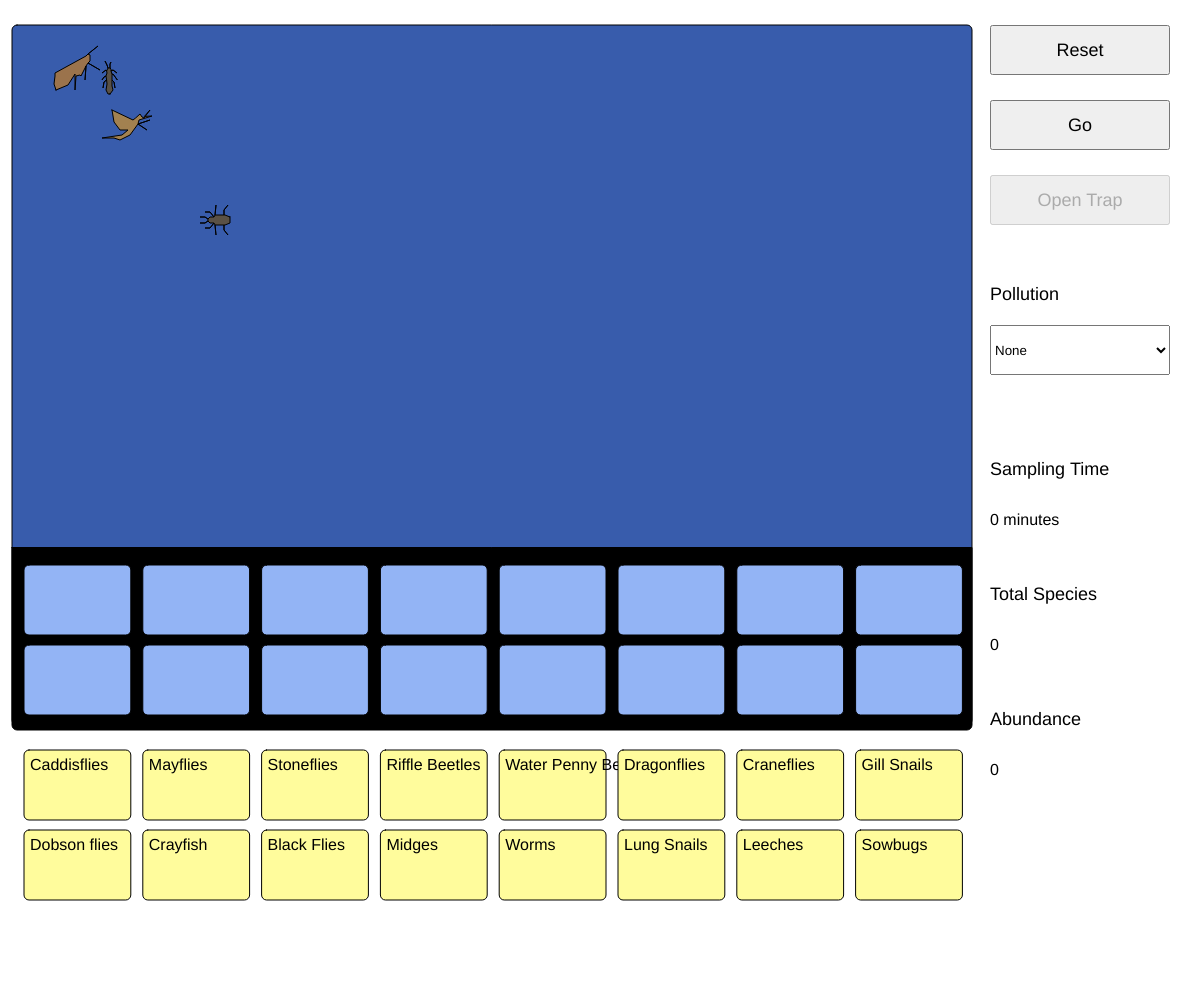
Frame 1 (no input)
Frame 60 (no input): identical to frame 1, image omitted
Frame 120 (the mouse pressed at the canvas centre since frame 60): identical to frame 1, image omitted

The p5.js sketch that drew this single still picture (run headless with seeded random() and noise() and a simulated clock; from frame 60 on, the mouse is pressed at the canvas centre):

// p5.js sketch
// ── sketch.js
/* Biodiversity Ecology - Estimating Stream Diversity Model
 * Adapted from Virtual Lab Biology's Stream Diversity Model Simulation
 * Adapted by Sophia Wang
 * 10.02.2024
*/

// CONSTANTS
// levels of pollution
const HIGH = 2;
const MODERATE = 1;
const LOW = 0;
let pollution;
// sampling details
const SAMP_TIME = 60;
let time = 0;
let species = 0;
let abundance = 0;
// window/box sizing ratios
let W;
let H;
const MAIN_WIDTH = 0.8;
const MAIN_HEIGHT = 0.7;
const BOX_HEIGHT = 0.07;
const BOX_WIDTH = 0.089;
const BOX_PAD = 0.01;
const BOX_YPOS = MAIN_HEIGHT + BOX_PAD;
const BOX_CORNER = 5;
const BTN_PAD = 0.025;
const BTN_WIDTH = 0.15;
const BTN_HEIGHT = 0.05;
const BTN_XPOS = MAIN_WIDTH + BTN_PAD;
const BTN_FONT_SIZE = '18px';
const HEAD_FONT_SIZE = 18;
const TEXT_FONT_SIZE = 16;
// buttons/dropdowns
let selPollution;
let btnReset;
let btnGo;
let btnOpen;

// STATES
const STOPPED = 0;
const RUNNING = 1;
const TRAP_OPEN = 2;
let state = STOPPED;

// CLASSES
// class Organism {
// 	// constructor
// 	constructor (name, id, sensitivity) {
// 		this.name = name;
// 		this.id = id;
// 		this.sensitivity = sensitivity;
// 	}
// 	// getters
// 	name () { return this.name; }
// 	id () { return this.id; }
// 	sensitivity () { return this.sensitivity; }
// }

// ORGANISM INFORMATION
const organisms = [['Caddisflies', 0], ['Mayflies', 0], ['Stoneflies', 0], ['Riffle Beetles', 0], ['Water Penny Beetles', 0],
									['Dragonflies', 1], ['Craneflies', 1], ['Gill Snails', 1], ['Dobson flies', 1], ['Crayfish', 1],
									['Black Flies', 2], ['Midges', 2], ['Worms', 2], ['Lung Snails', 2], ['Leeches', 2], ['Sowbugs', 2]];
let caddisfly, mayfly, stonefly, riffleBeetle, waterPenny, dragonfly, craneFly, gillSnail;
let dobsonfly, crayfish, blackfly, midge, worm, lungsnail, leech, sowbug;

// SETUP
function setup() {
	W = windowWidth;
	H = windowHeight;
	// essentials
	createCanvas(windowWidth, windowHeight);
	background(255);
	
	// buttons
	btnReset = createButton('Reset');
	btnReset.position(BTN_XPOS * W, BTN_PAD * H)
	btnReset.style('font-size', BTN_FONT_SIZE)
	btnReset.style('height', BTN_HEIGHT * H + 'px')
	btnReset.style('width', BTN_WIDTH * W + 'px')
	btnReset.mousePressed(reset);
	btnGo = createButton('Go');
	btnGo.position(BTN_XPOS * W, (BTN_PAD * 2 + BTN_HEIGHT) * H)
	btnGo.style('font-size', BTN_FONT_SIZE)
	btnGo.style('height', BTN_HEIGHT * H + 'px')
	btnGo.style('width', BTN_WIDTH * W + 'px')
	btnGo.mousePressed(go);
	btnOpen = createButton('Open Trap');
	btnOpen.position(BTN_XPOS * W, (BTN_PAD * 3 + BTN_HEIGHT * 2) * H)
	btnOpen.style('font-size', BTN_FONT_SIZE)
	btnOpen.style('height', BTN_HEIGHT * H + 'px')
	btnOpen.style('width', BTN_WIDTH * W + 'px')
	btnOpen.mousePressed(openTrap);
	btnOpen.attribute('disabled', '');
	
	// dropdowns
	selPollution = createSelect();
	selPollution.option('None');
	selPollution.option('Moderate');
	selPollution.option('High');
	selPollution.selected('None');
	selPollution.position(BTN_XPOS * W, (BTN_PAD * 4 + BTN_HEIGHT * 4.5) * H)
	selPollution.style('font-size', BTN_FONT_SIZE/2)
	selPollution.style('height', BTN_HEIGHT * H + 'px')
	selPollution.style('width', BTN_WIDTH * W + 'px')
	
	repaint();
	
	return;
}

// DRAW
function draw() {
	if (state == TRAP_OPEN) {
		 time += 1;
		if (time == 60) {
			frameRate(0);
		}
	}
	repaint();
	drawCaddisfly(50, 50);
	drawMayfly(100, 100);
	drawStonefly(100, 60);
	drawRiffleBeetle(200, 200);
	return;
}

// REPAINT
// draws on text and boxes
function repaint () {
	// essentials
	background(255);
	
	// side panel indicators
	textSize(HEAD_FONT_SIZE);
	fill(0);
	text('Pollution', BTN_XPOS * W, (BTN_PAD * 4 + BTN_HEIGHT * 4) * H);
	text('Sampling Time', BTN_XPOS * W, (BTN_PAD * 6 + BTN_HEIGHT * 6.5) * H);
	text('Total Species', BTN_XPOS * W, (BTN_PAD * 7 + BTN_HEIGHT * 8.5) * H);
	text('Abundance', BTN_XPOS * W, (BTN_PAD * 8 + BTN_HEIGHT * 10.5) * H);
	textSize(TEXT_FONT_SIZE);
	text(time + ' minutes', BTN_XPOS * W, (BTN_PAD * 6 + BTN_HEIGHT * 7.5) * H);
	text(species, BTN_XPOS * W, (BTN_PAD * 7 + BTN_HEIGHT * 9.5) * H);
	text(abundance, BTN_XPOS * W, (BTN_PAD * 8 + BTN_HEIGHT * 11.5) * H);
	// simulation boxes
	fill('#385cac');
	rect(W * BOX_PAD, H * BTN_PAD, W * MAIN_WIDTH, H * MAIN_HEIGHT, BOX_CORNER);
	fill(0);
	rect (W * BOX_PAD, H * (MAIN_HEIGHT - 2 * BOX_HEIGHT - 0.5 * BTN_PAD), W * MAIN_WIDTH, H * (2 * BOX_HEIGHT + 3 * BOX_PAD + 0.5 * BTN_PAD), 0, 0, BOX_CORNER, BOX_CORNER);
	for (let i = 2; i >= 1; i--) {
		for (let j = 1; j <= 8; j++) {
			fill('#93b4f5');
			rect(W * ((j + 1) * BOX_PAD + (j - 1) * BOX_WIDTH), H * (MAIN_HEIGHT - i * (BOX_HEIGHT + BOX_PAD) + BTN_PAD), W * BOX_WIDTH, H * BOX_HEIGHT, BOX_CORNER);
			fill('#fffc9c')
			rect(W * ((j + 1) * BOX_PAD + (j - 1) * BOX_WIDTH), H * (MAIN_HEIGHT + (i - 1) * (BOX_HEIGHT + BOX_PAD) + 2 * BTN_PAD), W * BOX_WIDTH, H * BOX_HEIGHT, BOX_CORNER);
			fill(0);
			textSize(TEXT_FONT_SIZE);
			text(organisms[8 * (i - 1) + j - 1][0], W * ((j + 1.5) * BOX_PAD + (j - 1) * BOX_WIDTH), H * (MAIN_HEIGHT + i * (BOX_HEIGHT + BOX_PAD) - 0.4 * BTN_PAD));
		}
	}
	
	if (state > RUNNING) {
		drawTrap();
	}
}


// BUTTON FUNCTIONS
// go button
function go () {
	console.log('Simulation running.')
	pollution = selPollution.selected();
	if (pollution == 'None' || pollution == 'Moderate' || pollution == 'High') {
		state = RUNNING;
		btnGo.style('background-color', '#2dc43f');
		btnOpen.removeAttribute('disabled');
	}
	return;
}

// open trap button
function openTrap () {
	console.log('Opened trap.');
	if (state == RUNNING) {
		state = TRAP_OPEN;
		drawTrap();
		frameRate(15);
		btnGo.style('background-color', null);
		btnGo.attribute('disabled', '');
		btnOpen.style('background-color', '#2dc43f');
	}
	return;
}

// reset button
function reset () {
	console.log('Reset simulation.');
	state = STOPPED;
	time = 0;
	species = 0;
	abundance = 0;
	frameRate(0);
	selPollution.selected('None');
	btnGo.style('background-color', null);
	btnOpen.style('background-color', null)
	btnOpen.attribute('disabled', '');
	btnGo.removeAttribute('disabled');
	draw();
	return;
}

// DRAWING ORGANISMS/TRAP
function drawTrap () {
	fill('#c2c2c2');
	let w = W * (MAIN_WIDTH/2);
	let h = H * (MAIN_HEIGHT/2);
	line(w - 50, h - 50, w + 50, h - 35);
	line(w - 50, h + 50, w + 50, h + 35);
	beginShape();
	vertex(w - 40, h - 48.5);
	vertex(w + 40, h - 36.5);
	vertex(w + 40, h + 36.5);
	vertex(w - 40, h + 48.5);
	endShape(CLOSE);
	fill(0);
	line(w - 30, h, w + 30, h);
	line(w - 30, h - 30, w + 30, h - 20);
	line(w - 30, h + 30, w + 30, h + 20);
}

function drawCaddisfly (x, y) {
	fill('#9b734c');
	let dilation = 2;
	beginShape();
	vertex(x + 3 * dilation, y + 20 * dilation);
	vertex(x + 2 * dilation, y + 17 * dilation);
	vertex(x + 2.5 * dilation, y + 13 * dilation);
	vertex(x + 2.5 * dilation, y + 11.5 * dilation);
	vertex(x + 18 * dilation, y + 3 * dilation);
	vertex(x + 19 * dilation, y + 2 * dilation);
	vertex(x + 24 * dilation, y - 2 * dilation);
	vertex(x + 19 * dilation, y + 2 * dilation);
	vertex(x + 20 * dilation, y + 2.5 * dilation);
	vertex(x + 20 * dilation, y + 5.5 * dilation);
	vertex(x + 19.5 * dilation, y + 6 * dilation);
	vertex(x + 19 * dilation, y + 6.5 * dilation);
	vertex(x + 25 * dilation, y + 10 * dilation);
	vertex(x + 19 * dilation, y + 6.5 * dilation);
	vertex(x + 18 * dilation, y + 8 * dilation);
	vertex(x + 17.5 * dilation, y + 15 * dilation);
	vertex(x + 18 * dilation, y + 8 * dilation);
	vertex(x + 15.5 * dilation, y + 13 * dilation);
	vertex(x + 15 * dilation, y + 12.5 * dilation);
	vertex(x + 13 * dilation, y + 13 * dilation);
	vertex(x + 12.5 * dilation, y + 20 * dilation);
	vertex(x + 12.5 * dilation, y + 12 * dilation);
	vertex(x + 9 * dilation, y + 17.5 * dilation);
	endShape(CLOSE);
}

function drawMayfly (x, y) {
	fill('#a28150');
	let dilation = 2;
	beginShape();
	vertex(x + 6 * dilation, y + 5 * dilation);
	vertex(x + 16.5 * dilation, y + 10 * dilation);
	vertex(x + 17.8 * dilation, y + 9 * dilation);
	vertex(x + 20 * dilation, y + 7 * dilation);
	vertex(x + 21  * dilation, y + 8.5 * dilation);
	vertex(x + 22 * dilation, y + 9 * dilation);
	vertex(x + 25 * dilation, y + 5 * dilation);
	vertex(x + 22.2 * dilation, y + 8.2 * dilation);
	vertex(x + 26 * dilation, y + 8 * dilation);
	vertex(x + 19.5 * dilation, y + 10 * dilation);
	vertex(x + 19 * dilation, y + 12 * dilation);
	vertex(x + 22 * dilation, y + 11 * dilation);
	vertex(x + 25 * dilation, y + 10 * dilation);
	vertex(x + 19 * dilation, y + 12 * dilation);
	vertex(x + 23.5 * dilation, y + 15 * dilation);
	vertex(x + 19 * dilation, y + 12 * dilation);
	vertex(x + 15 * dilation, y + 17.5 * dilation);
	vertex(x + 10 * dilation, y + 20 * dilation);
	vertex(x + 7 * dilation, y + 19 * dilation);
	vertex(x + 1 * dilation, y + 19 * dilation);
	vertex(x + 11 * dilation, y + 17.5 * dilation);
	vertex(x + 14 * dilation, y + 15 * dilation);
	vertex(x + 10 * dilation, y + 15 * dilation);
	vertex(x + 7 * dilation, y + 11 * dilation);
	endShape(CLOSE);
}

function drawStonefly (x, y) {
	fill('#5a5145');
	let dilation = 2;
	beginShape();
	vertex(x + 5 * dilation, y + 17 * dilation);
	vertex(x + 4 * dilation, y + 17 * dilation);
	vertex(x + 3 * dilation, y + 15 * dilation);
	vertex(x + 3.5 * dilation, y + 12 * dilation);
	vertex(x + 3.3 * dilation, y + 10 * dilation);
	vertex(x + 2 * dilation, y + 11 * dilation);
	vertex(x + 1.5 * dilation, y + 14 * dilation);
	vertex(x + 2 * dilation, y + 11 * dilation);
	vertex(x + 3.3 * dilation, y + 10 * dilation);
	vertex(x + 3 * dilation, y + 8 * dilation);
	vertex(x + 2 * dilation, y + 8.5 * dilation);
	vertex(x + 1 * dilation, y + 10 * dilation);
	vertex(x + 2 * dilation, y + 8.5 * dilation);
	vertex(x + 3 * dilation, y + 8 * dilation);
	vertex(x + 3.5 * dilation, y + 6.5 * dilation);
	vertex(x + 3.3 * dilation, y + 5.5 * dilation);
	vertex(x + 3 * dilation, y + 5 * dilation);
	vertex(x + 1 * dilation, y + 6.5 * dilation);
	vertex(x + 3 * dilation, y + 5 * dilation);
	vertex(x + 3.3 * dilation, y + 5.5 * dilation);
	vertex(x + 4 * dilation, y + 4 * dilation);
	vertex(x + 3.5 * dilation, y + 2.5 * dilation);
	vertex(x + 2.5 * dilation, y + 0.5 * dilation);
	vertex(x + 3.5 * dilation, y + 2.5 * dilation);
	vertex(x + 4 * dilation, y + 4 * dilation);
	vertex(x + 5 * dilation, y + 4 * dilation);
	vertex(x + 5 * dilation, y + 2 * dilation);
	vertex(x + 5.5 * dilation, y + 1 * dilation);
	vertex(x + 5 * dilation, y + 2 * dilation);
	vertex(x + 5 * dilation, y + 4 * dilation);
	vertex(x + 5.5 * dilation, y + 4.5 * dilation);
	vertex(x + 5.5 * dilation, y + 5.5 * dilation);
	vertex(x + 6.5 * dilation, y + 5 * dilation);
	vertex(x + 8.5 * dilation, y + 6.5 * dilation);
	vertex(x + 6.5 * dilation, y + 5 * dilation);
	vertex(x + 5.5 * dilation, y + 5.5 * dilation);
	vertex(x + 6 * dilation, y + 7.2 * dilation);
	vertex(x + 6.5 * dilation, y + 7 * dilation);
	vertex(x + 8.7 * dilation, y + 10 * dilation);
	vertex(x + 6.5 * dilation, y + 7 * dilation);
	vertex(x + 6 * dilation, y + 7.2 * dilation);
	vertex(x + 6 * dilation, y + 10 * dilation);
	vertex(x + 7 * dilation, y + 11 * dilation);
	vertex(x + 7.5 * dilation, y + 14 * dilation);
	vertex(x + 7 * dilation, y + 11 * dilation);
	vertex(x + 6 * dilation, y + 10 * dilation);
	vertex(x + 6 * dilation, y + 13 * dilation);
	vertex(x + 6.5 * dilation, y + 15 * dilation);
	endShape(CLOSE);
}

function drawRiffleBeetle (x, y) {
	fill('#5a5145');
	let dilation = 2;
	beginShape();
	vertex(x + 15 * dilation, y + 8.5 * dilation);
	vertex(x + 15 * dilation, y + 11.5 * dilation);
	vertex(x + 12.5 * dilation, y + 12.5 * dilation);
	vertex(x + 12 * dilation, y + 12.5 * dilation);
	vertex(x + 12 * dilation, y + 15 * dilation);
	vertex(x + 14 * dilation, y + 17.5 * dilation);
	vertex(x + 12 * dilation, y + 15 * dilation);
	vertex(x + 12 * dilation, y + 12.5 * dilation);
	vertex(x + 7.5 * dilation, y + 12.5 * dilation);
	vertex(x + 8 * dilation, y + 17.5 * dilation);
	vertex(x + 7.5 * dilation, y + 12.5 * dilation);
	vertex(x + 7 * dilation, y + 11.5 * dilation);
	vertex(x + 5 * dilation, y + 14 * dilation);
	vertex(x + 2.5 * dilation, y + 14 * dilation);
	vertex(x + 5 * dilation, y + 14 * dilation);
	vertex(x + 7 * dilation, y + 11.5 * dilation);
	vertex(x + 5 * dilation, y + 11.5 * dilation);
	vertex(x + 4 * dilation, y + 10.5 * dilation);
	vertex(x + 2.5 * dilation, y + 11.5 * dilation);
	vertex(x, y + 11.5 * dilation);
	vertex(x + 2.5 * dilation, y + 11.5 * dilation);
	vertex(x + 4 * dilation, y + 10.5 * dilation);
	vertex(x + 4 * dilation, y + 9.5 * dilation);
	vertex(x + 2.5 * dilation, y + 8.5 * dilation);
	vertex(x, y + 8.5 * dilation);
	vertex(x + 2.5 * dilation, y + 8.5 * dilation);
	vertex(x + 4 * dilation, y + 9.5 * dilation);
	vertex(x + 5 * dilation, y + 8.5 * dilation);
	vertex(x + 7 * dilation, y + 8.5 * dilation);
	vertex(x + 5 * dilation, y + 6 * dilation);
	vertex(x + 2.5 * dilation, y + 6 * dilation);
	vertex(x + 5 * dilation, y + 6 * dilation);
	vertex(x + 7 * dilation, y + 8.5 * dilation);
	vertex(x + 7.5 * dilation, y + 7.5 * dilation);
	vertex(x + 8 * dilation, y + 2.5 * dilation);
	vertex(x + 7.5 * dilation, y + 7.5 * dilation);
	vertex(x + 12 * dilation, y + 7.5 * dilation);
	vertex(x + 12 * dilation, y + 5 * dilation);
	vertex(x + 14 * dilation, y + 2.5 * dilation);
	vertex(x + 12 * dilation, y + 5 * dilation);
	vertex(x + 12 * dilation, y + 7.5 * dilation);
	vertex(x + 12.5 * dilation, y + 7.5 * dilation);
	vertex(x + 15 * dilation, y + 8.5 * dilation);
	endShape(CLOSE);
}

function drawWaterPenny (x, y) {
	fill('#7c3622');
	let dilation = 2;
	beginShape();
	vertex(x + 5 * dilation, y + 17 * dilation);
}
